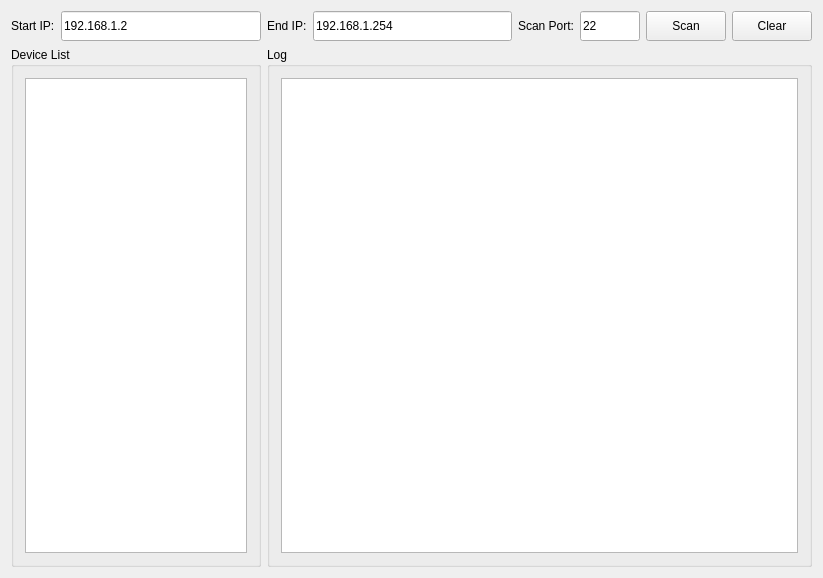
<?xml version="1.0" encoding="UTF-8"?>
<ui version="4.0">
 <class>MainWidget</class>
 <widget class="QWidget" name="MainWidget">
  <property name="geometry">
   <rect>
    <x>0</x>
    <y>0</y>
    <width>823</width>
    <height>578</height>
   </rect>
  </property>
  <property name="windowTitle">
   <string>MainWidget</string>
  </property>
  <layout class="QVBoxLayout" name="verticalLayout_3">
   <item>
    <layout class="QHBoxLayout" name="horizontalLayout">
     <item>
      <widget class="QLabel" name="label">
       <property name="text">
        <string>Start IP:</string>
       </property>
      </widget>
     </item>
     <item>
      <widget class="QLineEdit" name="lineIP1">
       <property name="minimumSize">
        <size>
         <width>0</width>
         <height>30</height>
        </size>
       </property>
       <property name="text">
        <string>192.168.1.2</string>
       </property>
      </widget>
     </item>
     <item>
      <widget class="QLabel" name="label_2">
       <property name="text">
        <string>End IP:</string>
       </property>
      </widget>
     </item>
     <item>
      <widget class="QLineEdit" name="lineIP2">
       <property name="minimumSize">
        <size>
         <width>0</width>
         <height>30</height>
        </size>
       </property>
       <property name="text">
        <string>192.168.1.254</string>
       </property>
      </widget>
     </item>
     <item>
      <widget class="QLabel" name="label_3">
       <property name="text">
        <string>Scan Port:</string>
       </property>
      </widget>
     </item>
     <item>
      <widget class="QLineEdit" name="linePort">
       <property name="minimumSize">
        <size>
         <width>0</width>
         <height>30</height>
        </size>
       </property>
       <property name="maximumSize">
        <size>
         <width>60</width>
         <height>16777215</height>
        </size>
       </property>
       <property name="text">
        <string>22</string>
       </property>
      </widget>
     </item>
     <item>
      <widget class="QPushButton" name="buttonScan">
       <property name="minimumSize">
        <size>
         <width>0</width>
         <height>30</height>
        </size>
       </property>
       <property name="text">
        <string>Scan</string>
       </property>
      </widget>
     </item>
     <item>
      <widget class="QPushButton" name="buttonClear">
       <property name="minimumSize">
        <size>
         <width>0</width>
         <height>30</height>
        </size>
       </property>
       <property name="text">
        <string>Clear</string>
       </property>
      </widget>
     </item>
    </layout>
   </item>
   <item>
    <layout class="QHBoxLayout" name="horizontalLayout_2">
     <item>
      <widget class="QGroupBox" name="groupBox">
       <property name="maximumSize">
        <size>
         <width>250</width>
         <height>16777215</height>
        </size>
       </property>
       <property name="title">
        <string>Device List</string>
       </property>
       <layout class="QVBoxLayout" name="verticalLayout">
        <item>
         <widget class="QTextEdit" name="textDevice">
          <property name="readOnly">
           <bool>true</bool>
          </property>
         </widget>
        </item>
       </layout>
      </widget>
     </item>
     <item>
      <widget class="QGroupBox" name="groupBox_2">
       <property name="title">
        <string>Log</string>
       </property>
       <layout class="QVBoxLayout" name="verticalLayout_2">
        <item>
         <widget class="QTextEdit" name="textLog">
          <property name="readOnly">
           <bool>true</bool>
          </property>
         </widget>
        </item>
       </layout>
      </widget>
     </item>
    </layout>
   </item>
  </layout>
 </widget>
 <layoutdefault spacing="6" margin="11"/>
 <resources/>
 <connections/>
</ui>
